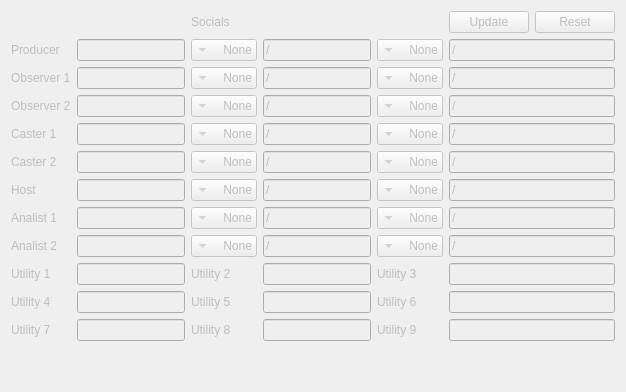
      <widget class="QWidget" name="tab_Cast">
       <property name="enabled">
        <bool>false</bool>
       </property>
       <attribute name="title">
        <string>Cast</string>
       </attribute>
       <layout class="QHBoxLayout" name="horizontalLayout_24">
        <item>
         <layout class="QGridLayout" name="gridLayout_7">
          <item row="9" column="4">
           <widget class="QLabel" name="label_15">
            <property name="text">
             <string>Utility 3</string>
            </property>
           </widget>
          </item>
          <item row="6" column="4">
           <widget class="QComboBox" name="comboBox_socials_p1_16">
            <property name="enabled">
             <bool>false</bool>
            </property>
            <property name="layoutDirection">
             <enum>Qt::RightToLeft</enum>
            </property>
            <item>
             <property name="text">
              <string>None</string>
             </property>
            </item>
            <item>
             <property name="text">
              <string>VK</string>
             </property>
            </item>
            <item>
             <property name="text">
              <string>Twitter</string>
             </property>
            </item>
           </widget>
          </item>
          <item row="4" column="0">
           <widget class="QLabel" name="label_6">
            <property name="text">
             <string>Caster 1</string>
            </property>
           </widget>
          </item>
          <item row="1" column="1">
           <widget class="QLineEdit" name="lineEdit_5"/>
          </item>
          <item row="0" column="5">
           <layout class="QHBoxLayout" name="horizontalLayout_23">
            <item>
             <widget class="QPushButton" name="pushButton_update_4">
              <property name="text">
               <string>Update</string>
              </property>
             </widget>
            </item>
            <item>
             <widget class="QPushButton" name="pushButton_reset_3">
              <property name="text">
               <string>Reset</string>
              </property>
             </widget>
            </item>
           </layout>
          </item>
          <item row="2" column="3">
           <widget class="QLineEdit" name="lineEdit_t1_player1_12">
            <property name="text">
             <string>/</string>
            </property>
           </widget>
          </item>
          <item row="12" column="2">
           <spacer name="verticalSpacer_18">
            <property name="orientation">
             <enum>Qt::Vertical</enum>
            </property>
            <property name="sizeHint" stdset="0">
             <size>
              <width>20</width>
              <height>40</height>
             </size>
            </property>
           </spacer>
          </item>
          <item row="5" column="5">
           <widget class="QLineEdit" name="lineEdit_t1_player1_9">
            <property name="text">
             <string>/</string>
            </property>
           </widget>
          </item>
          <item row="8" column="5">
           <widget class="QLineEdit" name="lineEdit_t1_player1_20">
            <property name="text">
             <string>/</string>
            </property>
           </widget>
          </item>
          <item row="9" column="5">
           <widget class="QLineEdit" name="lineEdit_15"/>
          </item>
          <item row="6" column="1">
           <widget class="QLineEdit" name="lineEdit_11"/>
          </item>
          <item row="3" column="3">
           <widget class="QLineEdit" name="lineEdit_t1_player1_13">
            <property name="text">
             <string>/</string>
            </property>
           </widget>
          </item>
          <item row="0" column="2">
           <widget class="QLabel" name="label_t1_social_p1_5">
            <property name="text">
             <string>Socials</string>
            </property>
           </widget>
          </item>
          <item row="9" column="2">
           <widget class="QLabel" name="label_14">
            <property name="text">
             <string>Utility 2</string>
            </property>
           </widget>
          </item>
          <item row="7" column="2">
           <widget class="QComboBox" name="comboBox_socials_p1_14">
            <property name="enabled">
             <bool>false</bool>
            </property>
            <property name="layoutDirection">
             <enum>Qt::RightToLeft</enum>
            </property>
            <item>
             <property name="text">
              <string>None</string>
             </property>
            </item>
            <item>
             <property name="text">
              <string>VK</string>
             </property>
            </item>
            <item>
             <property name="text">
              <string>Twitter</string>
             </property>
            </item>
           </widget>
          </item>
          <item row="9" column="0">
           <widget class="QLabel" name="label_13">
            <property name="text">
             <string>Utility 1</string>
            </property>
           </widget>
          </item>
          <item row="1" column="5">
           <widget class="QLineEdit" name="lineEdit_t1_player1_7">
            <property name="text">
             <string>/</string>
            </property>
           </widget>
          </item>
          <item row="3" column="1">
           <widget class="QLineEdit" name="lineEdit_9">
            <property name="text">
             <string/>
            </property>
           </widget>
          </item>
          <item row="2" column="4">
           <widget class="QComboBox" name="comboBox_socials_p1_9">
            <property name="enabled">
             <bool>false</bool>
            </property>
            <property name="layoutDirection">
             <enum>Qt::RightToLeft</enum>
            </property>
            <item>
             <property name="text">
              <string>None</string>
             </property>
            </item>
            <item>
             <property name="text">
              <string>VK</string>
             </property>
            </item>
            <item>
             <property name="text">
              <string>Twitter</string>
             </property>
            </item>
           </widget>
          </item>
          <item row="7" column="3">
           <widget class="QLineEdit" name="lineEdit_t1_player1_16">
            <property name="text">
             <string>/</string>
            </property>
           </widget>
          </item>
          <item row="7" column="1">
           <widget class="QLineEdit" name="lineEdit_10"/>
          </item>
          <item row="6" column="3">
           <widget class="QLineEdit" name="lineEdit_t1_player1_17">
            <property name="text">
             <string>/</string>
            </property>
           </widget>
          </item>
          <item row="2" column="2">
           <widget class="QComboBox" name="comboBox_socials_p1_10">
            <property name="enabled">
             <bool>false</bool>
            </property>
            <property name="layoutDirection">
             <enum>Qt::RightToLeft</enum>
            </property>
            <item>
             <property name="text">
              <string>None</string>
             </property>
            </item>
            <item>
             <property name="text">
              <string>VK</string>
             </property>
            </item>
            <item>
             <property name="text">
              <string>Twitter</string>
             </property>
            </item>
           </widget>
          </item>
          <item row="2" column="1">
           <widget class="QLineEdit" name="lineEdit_8">
            <property name="text">
             <string/>
            </property>
           </widget>
          </item>
          <item row="4" column="1">
           <widget class="QLineEdit" name="lineEdit_6"/>
          </item>
          <item row="1" column="2">
           <widget class="QComboBox" name="comboBox_socials_p1_5">
            <property name="enabled">
             <bool>false</bool>
            </property>
            <property name="layoutDirection">
             <enum>Qt::RightToLeft</enum>
            </property>
            <item>
             <property name="text">
              <string>None</string>
             </property>
            </item>
            <item>
             <property name="text">
              <string>VK</string>
             </property>
            </item>
            <item>
             <property name="text">
              <string>Twitter</string>
             </property>
            </item>
           </widget>
          </item>
          <item row="3" column="4">
           <widget class="QComboBox" name="comboBox_socials_p1_12">
            <property name="enabled">
             <bool>false</bool>
            </property>
            <property name="layoutDirection">
             <enum>Qt::RightToLeft</enum>
            </property>
            <item>
             <property name="text">
              <string>None</string>
             </property>
            </item>
            <item>
             <property name="text">
              <string>VK</string>
             </property>
            </item>
            <item>
             <property name="text">
              <string>Twitter</string>
             </property>
            </item>
           </widget>
          </item>
          <item row="9" column="3">
           <widget class="QLineEdit" name="lineEdit_14"/>
          </item>
          <item row="5" column="0">
           <widget class="QLabel" name="label_7">
            <property name="text">
             <string>Caster 2</string>
            </property>
           </widget>
          </item>
          <item row="10" column="0">
           <widget class="QLabel" name="label_16">
            <property name="text">
             <string>Utility 4</string>
            </property>
           </widget>
          </item>
          <item row="5" column="4">
           <widget class="QComboBox" name="comboBox_socials_p1_7">
            <property name="enabled">
             <bool>false</bool>
            </property>
            <property name="layoutDirection">
             <enum>Qt::RightToLeft</enum>
            </property>
            <item>
             <property name="text">
              <string>None</string>
             </property>
            </item>
            <item>
             <property name="text">
              <string>VK</string>
             </property>
            </item>
            <item>
             <property name="text">
              <string>Twitter</string>
             </property>
            </item>
           </widget>
          </item>
          <item row="3" column="5">
           <widget class="QLineEdit" name="lineEdit_t1_player1_14">
            <property name="text">
             <string>/</string>
            </property>
           </widget>
          </item>
          <item row="2" column="0">
           <widget class="QLabel" name="label_8">
            <property name="text">
             <string>Observer 1</string>
            </property>
           </widget>
          </item>
          <item row="10" column="5">
           <widget class="QLineEdit" name="lineEdit_18"/>
          </item>
          <item row="2" column="5">
           <widget class="QLineEdit" name="lineEdit_t1_player1_11">
            <property name="text">
             <string>/</string>
            </property>
           </widget>
          </item>
          <item row="8" column="3">
           <widget class="QLineEdit" name="lineEdit_t1_player1_19">
            <property name="text">
             <string>/</string>
            </property>
           </widget>
          </item>
          <item row="4" column="4">
           <widget class="QComboBox" name="comboBox_socials_p1_4">
            <property name="enabled">
             <bool>false</bool>
            </property>
            <property name="layoutDirection">
             <enum>Qt::RightToLeft</enum>
            </property>
            <item>
             <property name="text">
              <string>None</string>
             </property>
            </item>
            <item>
             <property name="text">
              <string>VK</string>
             </property>
            </item>
            <item>
             <property name="text">
              <string>Twitter</string>
             </property>
            </item>
           </widget>
          </item>
          <item row="8" column="4">
           <widget class="QComboBox" name="comboBox_socials_p1_18">
            <property name="enabled">
             <bool>false</bool>
            </property>
            <property name="layoutDirection">
             <enum>Qt::RightToLeft</enum>
            </property>
            <item>
             <property name="text">
              <string>None</string>
             </property>
            </item>
            <item>
             <property name="text">
              <string>VK</string>
             </property>
            </item>
            <item>
             <property name="text">
              <string>Twitter</string>
             </property>
            </item>
           </widget>
          </item>
          <item row="7" column="0">
           <widget class="QLabel" name="label_10">
            <property name="text">
             <string>Analist 1</string>
            </property>
           </widget>
          </item>
          <item row="1" column="0">
           <widget class="QLabel" name="label_5">
            <property name="text">
             <string>Producer</string>
            </property>
           </widget>
          </item>
          <item row="6" column="0">
           <widget class="QLabel" name="label_11">
            <property name="text">
             <string>Host</string>
            </property>
           </widget>
          </item>
          <item row="8" column="2">
           <widget class="QComboBox" name="comboBox_socials_p1_17">
            <property name="enabled">
             <bool>false</bool>
            </property>
            <property name="layoutDirection">
             <enum>Qt::RightToLeft</enum>
            </property>
            <item>
             <property name="text">
              <string>None</string>
             </property>
            </item>
            <item>
             <property name="text">
              <string>VK</string>
             </property>
            </item>
            <item>
             <property name="text">
              <string>Twitter</string>
             </property>
            </item>
           </widget>
          </item>
          <item row="3" column="2">
           <widget class="QComboBox" name="comboBox_socials_p1_11">
            <property name="enabled">
             <bool>false</bool>
            </property>
            <property name="layoutDirection">
             <enum>Qt::RightToLeft</enum>
            </property>
            <item>
             <property name="text">
              <string>None</string>
             </property>
            </item>
            <item>
             <property name="text">
              <string>VK</string>
             </property>
            </item>
            <item>
             <property name="text">
              <string>Twitter</string>
             </property>
            </item>
           </widget>
          </item>
          <item row="8" column="0">
           <widget class="QLabel" name="label_12">
            <property name="text">
             <string>Analist 2</string>
            </property>
           </widget>
          </item>
          <item row="5" column="3">
           <widget class="QLineEdit" name="lineEdit_t1_player1_10">
            <property name="text">
             <string>/</string>
            </property>
           </widget>
          </item>
          <item row="4" column="2">
           <widget class="QComboBox" name="comboBox_socials_p1_3">
            <property name="enabled">
             <bool>false</bool>
            </property>
            <property name="layoutDirection">
             <enum>Qt::RightToLeft</enum>
            </property>
            <item>
             <property name="text">
              <string>None</string>
             </property>
            </item>
            <item>
             <property name="text">
              <string>VK</string>
             </property>
            </item>
            <item>
             <property name="text">
              <string>Twitter</string>
             </property>
            </item>
           </widget>
          </item>
          <item row="1" column="3">
           <widget class="QLineEdit" name="lineEdit_t1_player1_8">
            <property name="text">
             <string>/</string>
            </property>
           </widget>
          </item>
          <item row="1" column="4">
           <widget class="QComboBox" name="comboBox_socials_p1_6">
            <property name="enabled">
             <bool>false</bool>
            </property>
            <property name="layoutDirection">
             <enum>Qt::RightToLeft</enum>
            </property>
            <item>
             <property name="text">
              <string>None</string>
             </property>
            </item>
            <item>
             <property name="text">
              <string>VK</string>
             </property>
            </item>
            <item>
             <property name="text">
              <string>Twitter</string>
             </property>
            </item>
           </widget>
          </item>
          <item row="4" column="5">
           <widget class="QLineEdit" name="lineEdit_t1_player1_6">
            <property name="text">
             <string>/</string>
            </property>
           </widget>
          </item>
          <item row="7" column="5">
           <widget class="QLineEdit" name="lineEdit_t1_player1_15">
            <property name="text">
             <string>/</string>
            </property>
           </widget>
          </item>
          <item row="7" column="4">
           <widget class="QComboBox" name="comboBox_socials_p1_13">
            <property name="enabled">
             <bool>false</bool>
            </property>
            <property name="layoutDirection">
             <enum>Qt::RightToLeft</enum>
            </property>
            <item>
             <property name="text">
              <string>None</string>
             </property>
            </item>
            <item>
             <property name="text">
              <string>VK</string>
             </property>
            </item>
            <item>
             <property name="text">
              <string>Twitter</string>
             </property>
            </item>
           </widget>
          </item>
          <item row="6" column="5">
           <widget class="QLineEdit" name="lineEdit_t1_player1_18">
            <property name="text">
             <string>/</string>
            </property>
           </widget>
          </item>
          <item row="10" column="1">
           <widget class="QLineEdit" name="lineEdit_16"/>
          </item>
          <item row="8" column="1">
           <widget class="QLineEdit" name="lineEdit_12"/>
          </item>
          <item row="5" column="1">
           <widget class="QLineEdit" name="lineEdit_7"/>
          </item>
          <item row="5" column="2">
           <widget class="QComboBox" name="comboBox_socials_p1_8">
            <property name="enabled">
             <bool>false</bool>
            </property>
            <property name="layoutDirection">
             <enum>Qt::RightToLeft</enum>
            </property>
            <item>
             <property name="text">
              <string>None</string>
             </property>
            </item>
            <item>
             <property name="text">
              <string>VK</string>
             </property>
            </item>
            <item>
             <property name="text">
              <string>Twitter</string>
             </property>
            </item>
           </widget>
          </item>
          <item row="6" column="2">
           <widget class="QComboBox" name="comboBox_socials_p1_15">
            <property name="enabled">
             <bool>false</bool>
            </property>
            <property name="layoutDirection">
             <enum>Qt::RightToLeft</enum>
            </property>
            <item>
             <property name="text">
              <string>None</string>
             </property>
            </item>
            <item>
             <property name="text">
              <string>VK</string>
             </property>
            </item>
            <item>
             <property name="text">
              <string>Twitter</string>
             </property>
            </item>
           </widget>
          </item>
          <item row="9" column="1">
           <widget class="QLineEdit" name="lineEdit_13"/>
          </item>
          <item row="3" column="0">
           <widget class="QLabel" name="label_9">
            <property name="text">
             <string>Observer 2</string>
            </property>
           </widget>
          </item>
          <item row="10" column="3">
           <widget class="QLineEdit" name="lineEdit_17"/>
          </item>
          <item row="4" column="3">
           <widget class="QLineEdit" name="lineEdit_t1_player1_5">
            <property name="text">
             <string>/</string>
            </property>
           </widget>
          </item>
          <item row="11" column="1">
           <widget class="QLineEdit" name="lineEdit_19"/>
          </item>
          <item row="11" column="3">
           <widget class="QLineEdit" name="lineEdit_20"/>
          </item>
          <item row="11" column="5">
           <widget class="QLineEdit" name="lineEdit_21"/>
          </item>
          <item row="10" column="2">
           <widget class="QLabel" name="label_17">
            <property name="text">
             <string>Utility 5</string>
            </property>
           </widget>
          </item>
          <item row="10" column="4">
           <widget class="QLabel" name="label_18">
            <property name="text">
             <string>Utility 6</string>
            </property>
           </widget>
          </item>
          <item row="11" column="4">
           <widget class="QLabel" name="label_19">
            <property name="text">
             <string>Utility 9</string>
            </property>
           </widget>
          </item>
          <item row="11" column="2">
           <widget class="QLabel" name="label_20">
            <property name="text">
             <string>Utility 8</string>
            </property>
           </widget>
          </item>
          <item row="11" column="0">
           <widget class="QLabel" name="label_21">
            <property name="text">
             <string>Utility 7</string>
            </property>
           </widget>
          </item>
         </layout>
        </item>
       </layout>
      </widget>
